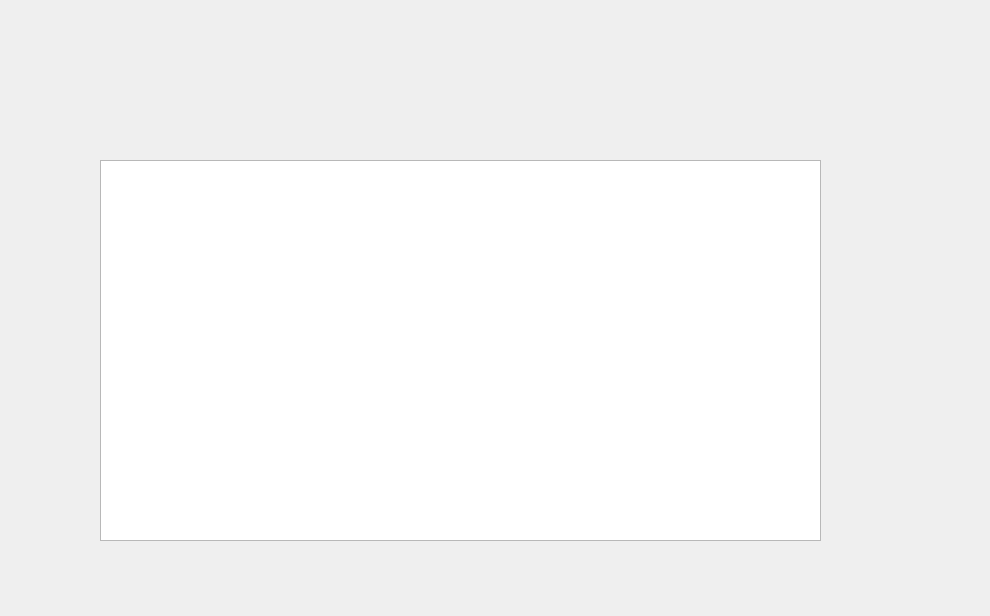
<?xml version="1.0" encoding="UTF-8"?>
<ui version="4.0">
 <class>WorkersWindow</class>
 <widget class="QDialog" name="WorkersWindow">
  <property name="geometry">
   <rect>
    <x>0</x>
    <y>0</y>
    <width>990</width>
    <height>616</height>
   </rect>
  </property>
  <property name="windowTitle">
   <string>Dialog</string>
  </property>
  <widget class="QTextEdit" name="textEdit">
   <property name="geometry">
    <rect>
     <x>100</x>
     <y>160</y>
     <width>721</width>
     <height>381</height>
    </rect>
   </property>
  </widget>
 </widget>
 <resources/>
 <connections/>
</ui>
